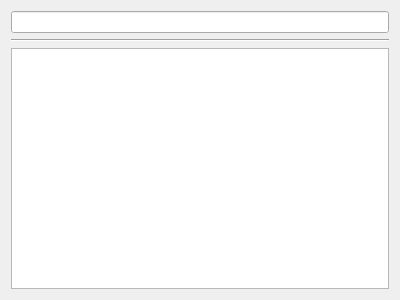
<?xml version="1.0" encoding="UTF-8"?>
<ui version="4.0">
 <class>XL8Dialog</class>
 <widget class="QDialog" name="XL8Dialog">
  <property name="geometry">
   <rect>
    <x>0</x>
    <y>0</y>
    <width>400</width>
    <height>300</height>
   </rect>
  </property>
  <property name="windowTitle">
   <string>Translation</string>
  </property>
  <layout class="QVBoxLayout" name="verticalLayout">
   <item>
    <widget class="QLineEdit" name="input"/>
   </item>
   <item>
    <widget class="Line" name="hline">
     <property name="orientation">
      <enum>Qt::Horizontal</enum>
     </property>
    </widget>
   </item>
   <item>
    <widget class="QPlainTextEdit" name="output">
     <property name="readOnly">
      <bool>true</bool>
     </property>
    </widget>
   </item>
  </layout>
 </widget>
 <resources/>
 <connections/>
</ui>
